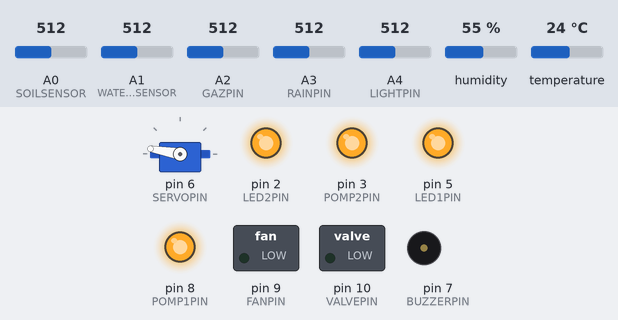
The sketch below on a simulated Arduino Uno, built with avr-gcc and run on an emulated ATmega328P. On the bench: servo, switched loads named in the sketch (green lamp = pin HIGH), output pins drawn as LEDs (lit = HIGH), buzzer (waves = sounding, pin HIGH). The inputs (shaded band) are chosen by the test bench; at power-on: humidity 55 %, A2 (GAZPIN) = 512, A0 (SOILSENSOR) = 512, A1 (WATERLEVELSENSOR) = 512, A3 (RAINPIN) = 512, A4 (LIGHTPIN) = 512, temperature 24 °C. What the sketch prints to the serial monitor is not drawn.

Above: at 1.2 s.
1.3 s: humidity set to 47 %
7.6 s: humidity set to 44 %
At 9.3 s:
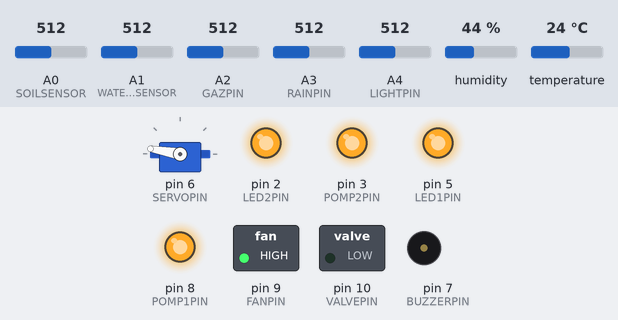
10.4 s: A2 (GAZPIN) set to 686
11.9 s: A2 (GAZPIN) set to 717
At 12.5 s:
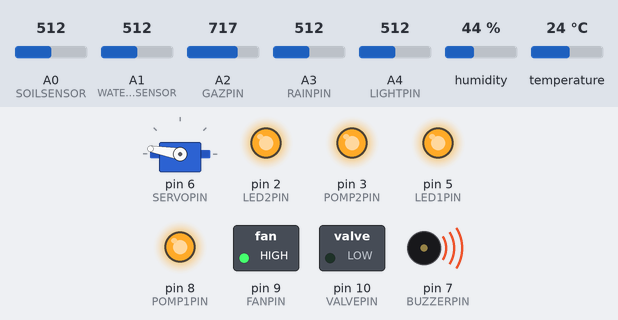
13.5 s: A0 (SOILSENSOR) set to 480
19.8 s: A0 (SOILSENSOR) set to 452
At 21.0 s:
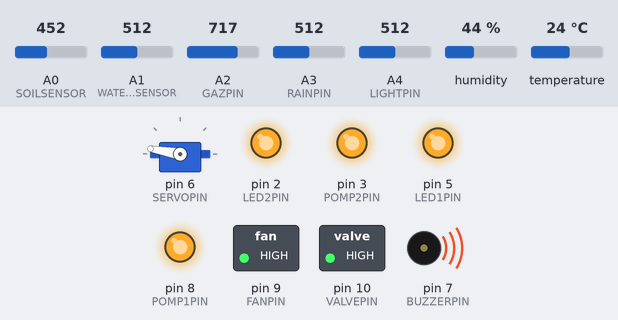
Timing chart, 0 to 22.4 s (numbered marks = the images above; inputs shaded):
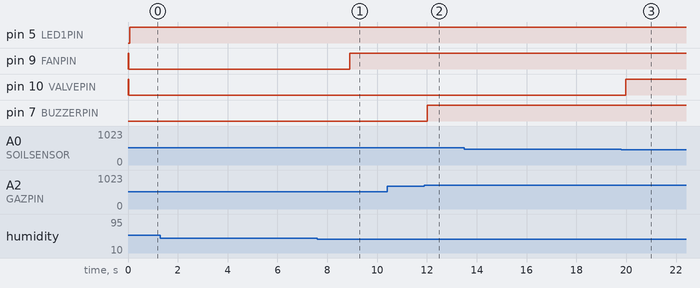

Measured:
- the behaviour switches between 46 and 45 % on humidity (found by bisection; images 0 and 1)
- the behaviour switches between 700 and 701 on A2 (GAZPIN) (found by bisection; images 1 and 2)
- the behaviour switches between 471 and 470 on A0 (SOILSENSOR) (found by bisection; images 2 and 3)
- after the input at 1.3 s, every drawn part: stays the same
- after the input at 7.6 s, pin 9 (FANPIN): LOW → HIGH after 1.3 s
- after the input at 10.4 s, every drawn part: stays the same
- after the input at 11.9 s, pin 7 (BUZZERPIN): LOW → HIGH after 0.12 s
- after the input at 13.5 s, every drawn part: stays the same
- after the input at 19.8 s, pin 10 (VALVEPIN): LOW → HIGH after 0.19 s

The sketch:

pepiniere.ino
```cpp
#include "tempSensor.h"
#include "soilMoise.h"
#include "window.h"
#include "waterPump1.h"
#include "waterPump2.h"
#include "fan.h"
#include "waterLvl.h"
#include "led1.h"
#include "led2.h"
#include "valve.h"
#include "rainSensor.h"
#include "buzzer.h"
#include "gazSensor.h"
#include "lightSensor.h"

//#include <LiquidCrystal_I2C.h>
//#include <Wire.h>
//
//LiquidCrystal_I2C lcd(0x27,16,2);

/// --------------captuer present.
float soileMoiseData;
float internTempData;
float internHumidityData;
float waterLevelData;
bool rainSensorData;
float gazSensorData;
float lightSensorData;

///-------------- Target
float targetsoilMoise = 50 ;
float targetHumidity = 45 ;
float targetWaterLevel = 80 ;
float waterLimit = 20 ;
float targetInternTemp = 35;
float tempBorn = 5 ;
float targetGaz = 80 ;
float targetLight = 15;

void sensorsPrint();
void setup()
{
  Serial.begin(9600);

  //  lcd.begin(16,2);

  // Sensors set
  internSenrso.begin();
  soilMoise::set();
  waterLvl::set();
  rainSensor::set();
  gazSensor::set();
  lightSensor::set();

  // Actionneur set
  waterPump1::set();
  waterPump2::set();
  window::set();
  fan::set();
  led1::set();
  led2::set();
  valve::set();
  buzzer::set();
}

void loop()
{

  // updating the sensors data .

  soileMoiseData = soilMoise::get();
  internTempData = internSenrso.readTemperature();
  internHumidityData = internSenrso.readHumidity();
  waterLevelData = waterLvl::get();
  rainSensorData = rainSensor::get();
  gazSensorData = gazSensor::get();
  lightSensorData = lightSensor::get();

  ////////////////////////////////////////////////

  mainProg();

  sensorsPrint();
}

void mainProg()
{
  ////////////////////////////////////////////////////////////////////////////////////////////////////////////////////
  ////////////////////////////////////////////////////////////////////////////////////////////////////////////////////
  //  // Soil Moise system with VALVE
  if ( soileMoiseData < targetsoilMoise  ) {
    Serial.println("watering on");
    valve::open();
  } else {
    Serial.println("watering off");
    valve::close();
  }
  ////////////////////////////////////////////////////////////////////////////////////////////////////////////////////
  ////////////////////////////////////////////////////////////////////////////////////////////////////////////////////
  // water level and pump -2-
  if ( waterLevelData < waterLimit ) {
    Serial.println("water pump for reservoire on");
    waterPump2::on();
  } else  {
    Serial.println("water pump for reservoire off");
    waterPump2::off();
  }
  ////////////////////////////////////////////////////////////////////////////////////////////////////////////////////
  ////////////////////////////////////////////////////////////////////////////////////////////////////////////////////


  //  //   fan System
  if ( targetHumidity < internHumidityData  )
  {
    Serial.println(" fan on ");
    fan::on();
  } else {
    Serial.println(" fan off ");
    fan::off();
  }


  ////////////////////////////////////////////////////////////////////////////////////////////////////////////////////
  ////////////////////////////////////////////////////////////////////////////////////////////////////////////////////


  //  //   light system
  if (  lightSensorData < targetLight  )
  {
    Serial.println(" LED -2- off  ");
    led2::on();
  } else {
    Serial.println(" LED -2- on ");
    led2::off();
  }

  ////////////////////////////////////////////////////////////////////////////////////////////////////////////////////
  ////////////////////////////////////////////////////////////////////////////////////////////////////////////////////


  ///  //   window system

  if ( !rainSensorData )
  {
    Serial.println("window open ");
    window::open();
  } else {
    Serial.println("window closed ");
    window::close();
  }


  ////////////////////////////////////////////////////////////////////////////////////////////////////////////////////
  ////////////////////////////////////////////////////////////////////////////////////////////////////////////////////

  //   gaz system

  if ( targetGaz < gazSensorData )
  {
    Serial.println("warning buzzer ON");
    buzzer::on();
  } else {
    Serial.println("everything is safe ");
    buzzer::off();
  }

  ////////////////////////////////////////////////////////////////////////////////////////////////////////////////////
  ////////////////////////////////////////////////////////////////////////////////////////////////////////////////////

  //
  //// cooling system pump -1- + Lampe
  //
  //
  if (  targetInternTemp + tempBorn < internTempData ) {
    Serial.println(" cooling system on ");
    waterPump1::on();


  } else  if (targetInternTemp - tempBorn > internTempData ) {
    Serial.println(" LED 1 ON ");
    led1::on();
  } else {
    Serial.println("temperature is great");
  }


  ///////////////////////////////////////////////////////////////////////////////////////////////////////////////////
}

void sensorsPrint() {
  Serial.print(F("Intern Humidity: "));
  Serial.print(internHumidityData);
  Serial.print(F("%  Intern Temperature: "));
  Serial.print(internTempData);
  Serial.print(F("°C "));
  Serial.print(F(" water level: "));
  Serial.print(waterLevelData);
  Serial.print(F(" light intensity : "));
  Serial.print(lightSensorData);
  Serial.print(F(" rain sensor : "));
  Serial.print(rainSensorData);
  Serial.print(F(" soil moise : "));
  Serial.print(soileMoiseData);
  Serial.print(F(" Gaz is : "));
  Serial.println(gazSensorData);


  //  lcd.backlight();
  //  lcd.setCursor(1,0);
  //  lcd.print("Intern Humidity is :");
  //  lcd.setCursor(2,1);
  //  lcd.print(internHumidityData);

}
```

buzzer.h
```cpp
#define BUZZERPIN 7
namespace buzzer{

void off() {
  digitalWrite(BUZZERPIN ,LOW);
}
void on() {
  digitalWrite(BUZZERPIN , HIGH);
}

void set() {
  pinMode(BUZZERPIN , OUTPUT);
  off() ;
}
}
```

fan.h
```cpp
#define FANPIN 9
namespace fan{
void on() {
  digitalWrite(FANPIN , LOW);
}
void off() {
  digitalWrite(FANPIN , HIGH);
}

void set () {
  pinMode(FANPIN , OUTPUT) ;
  off();
}

}
```

gazSensor.h
```cpp
#define GAZPIN A2

namespace gazSensor {

int min = 620 ;
int max = 720 ;
void set() {
  // function that must be called in the principal set method .
  pinMode(GAZPIN , INPUT);
}
float get() {
  // retunr the moiseture pourcentage
  float  value = analogRead(GAZPIN);

    if (value < min)
    {
      value = min ;
    }
    if (value > max) {
      value = max ;
    }
    value = value - min ;
    return  ( value * 100.0 / (max - min )) ;

}
}
```

led1.h
```cpp
#define LED1PIN 5
namespace led1{

void off() {
  digitalWrite(LED1PIN ,LOW);
}
void on() {
  digitalWrite(LED1PIN , HIGH);
}

void set() {
  pinMode(LED1PIN , OUTPUT);
  off() ;
}
}
```

led2.h
```cpp
#define LED2PIN 2
namespace led2{

void off() {
  digitalWrite(LED2PIN , HIGH);
}
void on() {
  digitalWrite(LED2PIN , LOW);
}

void set() {
  pinMode(LED2PIN , OUTPUT);
  off() ;
}
}
```

lightSensor.h
```cpp
#define LIGHTPIN A4

namespace lightSensor {

int min = 400 ;
int max = 500 ;
void set() {
  // function that must be called in the principal set method .
  pinMode(LIGHTPIN , INPUT);
}
float get() {
  float  value = analogRead(LIGHTPIN);

    if (value < min)
    {
      value = min ;
    }
    if (value > max) {
      value = max ;
    }
    value = value - min ;
    return  ( value * 100.0 / (max - min )) ;


}
}
```

rainSensor.h
```cpp
#define RAINPIN A3

namespace rainSensor {

int thresHold = 900 ;

void set() {

  // function that must be called in the principal set method .
  pinMode(RAINPIN , INPUT);
}
bool get() {

  float  value = analogRead(RAINPIN);
  if (value > thresHold ) {
    return false ;
  } else {
    return true ;
  }
}
}
```

soilMoise.h
```cpp
#define SOILSENSOR A0
namespace soilMoise {
// consider the folowing variable as private .
int min = 200;
int max =740 ;
void set() {
  // function that must be called in the principal set method .
  pinMode(SOILSENSOR , INPUT);
}
float get() {
  // retunr the moiseture pourcentage

  float  value =  analogRead(SOILSENSOR);
  if (value < min)
  {
    value = min ;
  }
  if (value > max) {
    value = max ;
  }
  value = value - min ;
  return 100 - ( value * 100.0 / (max - min )) ;


}
}
```

tempSensor.h
```cpp
#include <DHT.h>
#define INTERNPIN 12
#define DHTTYPE DHT11
DHT internSenrso(INTERNPIN , DHTTYPE );
```

valve.h
```cpp
// the pin act on a relay
// some tweaking need to be donne to set the riight close and open
#define VALVEPIN 10
namespace valve{

void close () {
  digitalWrite(VALVEPIN , HIGH);
}
void open() {
  digitalWrite(VALVEPIN , LOW);
}

void set () {
  pinMode(VALVEPIN , OUTPUT) ;
  close();
}

}
```

waterLvl.h
```cpp
#define WATERLEVELSENSOR A1
namespace waterLvl {
// consider the folowing variable as private .
int min =  60;
int max = 450 ;
void set() {
  // function that must be called in the principal set method .
  pinMode(WATERLEVELSENSOR , INPUT);
}
float get() {
  float  value = analogRead(WATERLEVELSENSOR);

    if (value < min)
    {
      value = min ;
    }
    if (value > max) {
      value = max ;
    }
    value = value - min ;
    return  ( value * 100.0 / (max - min )) ;


}
}
```

waterPump1.h
```cpp
// the pin act on a relay
#define POMP1PIN 8
namespace waterPump1 {

void on() {
  digitalWrite(POMP1PIN , LOW);
}
void off() {
  digitalWrite(POMP1PIN , HIGH);
}
void set () {
  pinMode(POMP1PIN , OUTPUT) ;
  off() ;
}

}
```

waterPump2.h
```cpp
// the pin act on a relay
#define POMP2PIN 3
namespace waterPump2 {

void on() {
  digitalWrite(POMP2PIN , LOW);
}
void off() {
  digitalWrite(POMP2PIN , HIGH);
}
void set () {
  pinMode(POMP2PIN , OUTPUT) ;
  off() ;
}

}
```

window.h
```cpp
#define SERVOPIN 6
#include <Servo.h>
namespace window
{
Servo myservo;
float openDegree = 70;
float closeDegree = 170;
int delayTime = 50;

void open()
{
  myservo.write(openDegree);


}
void close()
{
  myservo.write(closeDegree);

}
void set()
{
  // this function need to be called in the setup function .
  myservo.attach(SERVOPIN);
  close() ;
}
}
```
